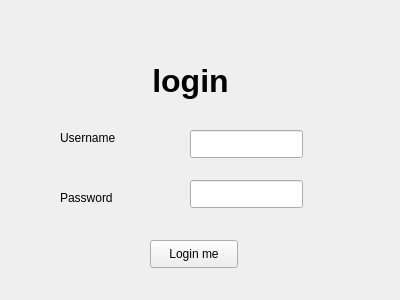
<?xml version="1.0" encoding="UTF-8"?>
<ui version="4.0">
 <class>login</class>
 <widget class="QWidget" name="login">
  <property name="geometry">
   <rect>
    <x>0</x>
    <y>0</y>
    <width>400</width>
    <height>300</height>
   </rect>
  </property>
  <property name="windowTitle">
   <string>Form</string>
  </property>
  <widget class="QLabel" name="label">
   <property name="geometry">
    <rect>
     <x>110</x>
     <y>40</y>
     <width>161</width>
     <height>81</height>
    </rect>
   </property>
   <property name="font">
    <font>
     <pointsize>24</pointsize>
     <weight>75</weight>
     <bold>true</bold>
    </font>
   </property>
   <property name="text">
    <string>login</string>
   </property>
   <property name="alignment">
    <set>Qt::AlignCenter</set>
   </property>
  </widget>
  <widget class="QLineEdit" name="lineUsername">
   <property name="geometry">
    <rect>
     <x>190</x>
     <y>130</y>
     <width>113</width>
     <height>28</height>
    </rect>
   </property>
  </widget>
  <widget class="QLineEdit" name="linePass">
   <property name="geometry">
    <rect>
     <x>190</x>
     <y>180</y>
     <width>113</width>
     <height>28</height>
    </rect>
   </property>
  </widget>
  <widget class="QLabel" name="label_2">
   <property name="geometry">
    <rect>
     <x>60</x>
     <y>130</y>
     <width>91</width>
     <height>16</height>
    </rect>
   </property>
   <property name="text">
    <string>Username</string>
   </property>
  </widget>
  <widget class="QLabel" name="label_3">
   <property name="geometry">
    <rect>
     <x>60</x>
     <y>190</y>
     <width>57</width>
     <height>16</height>
    </rect>
   </property>
   <property name="text">
    <string>Password</string>
   </property>
  </widget>
  <widget class="QPushButton" name="btnLogin">
   <property name="geometry">
    <rect>
     <x>150</x>
     <y>240</y>
     <width>88</width>
     <height>28</height>
    </rect>
   </property>
   <property name="cursor">
    <cursorShape>PointingHandCursor</cursorShape>
   </property>
   <property name="text">
    <string>Login me</string>
   </property>
  </widget>
 </widget>
 <resources/>
 <connections/>
</ui>
